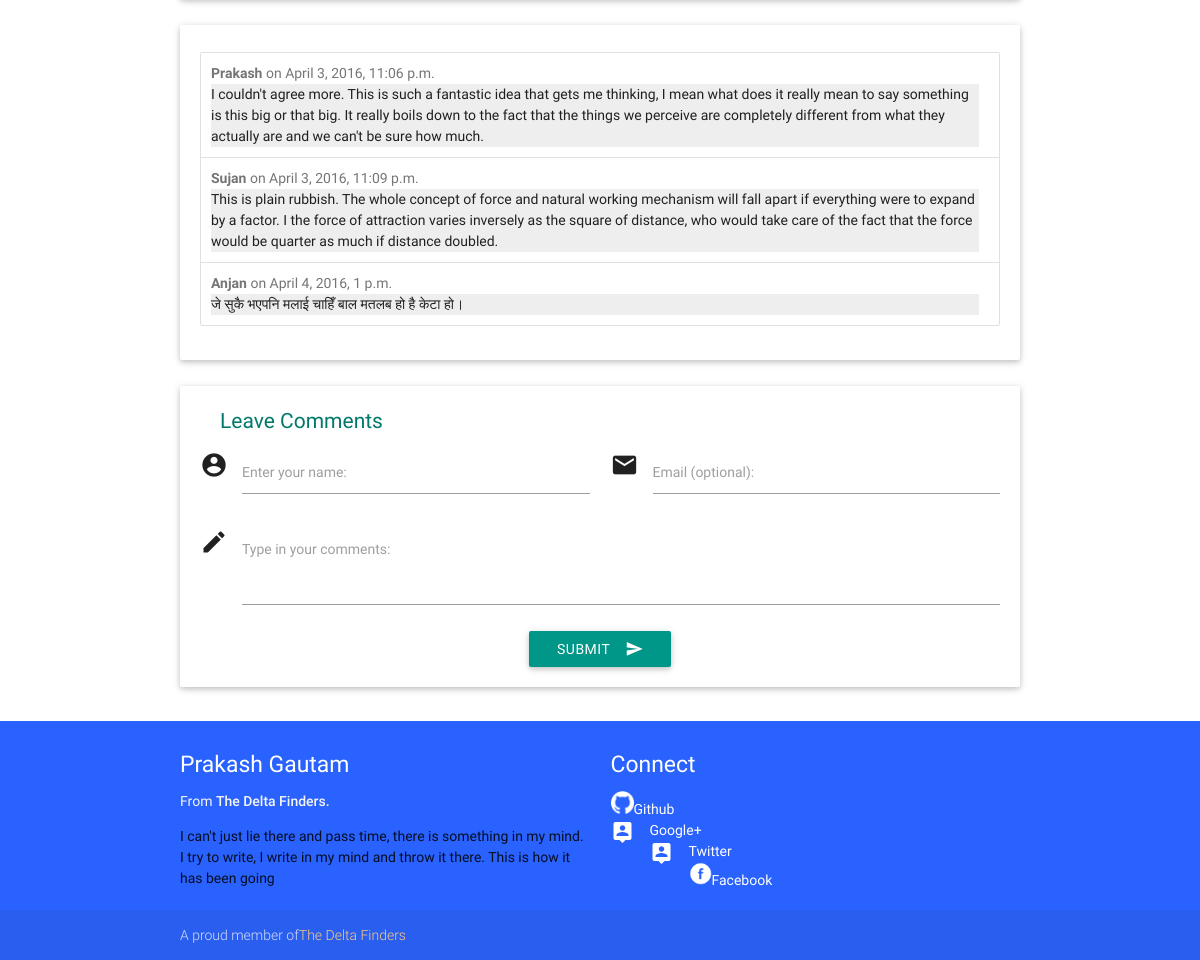
Page /blog/detail/scale-factor-trick (lower part) on the earlier database version.
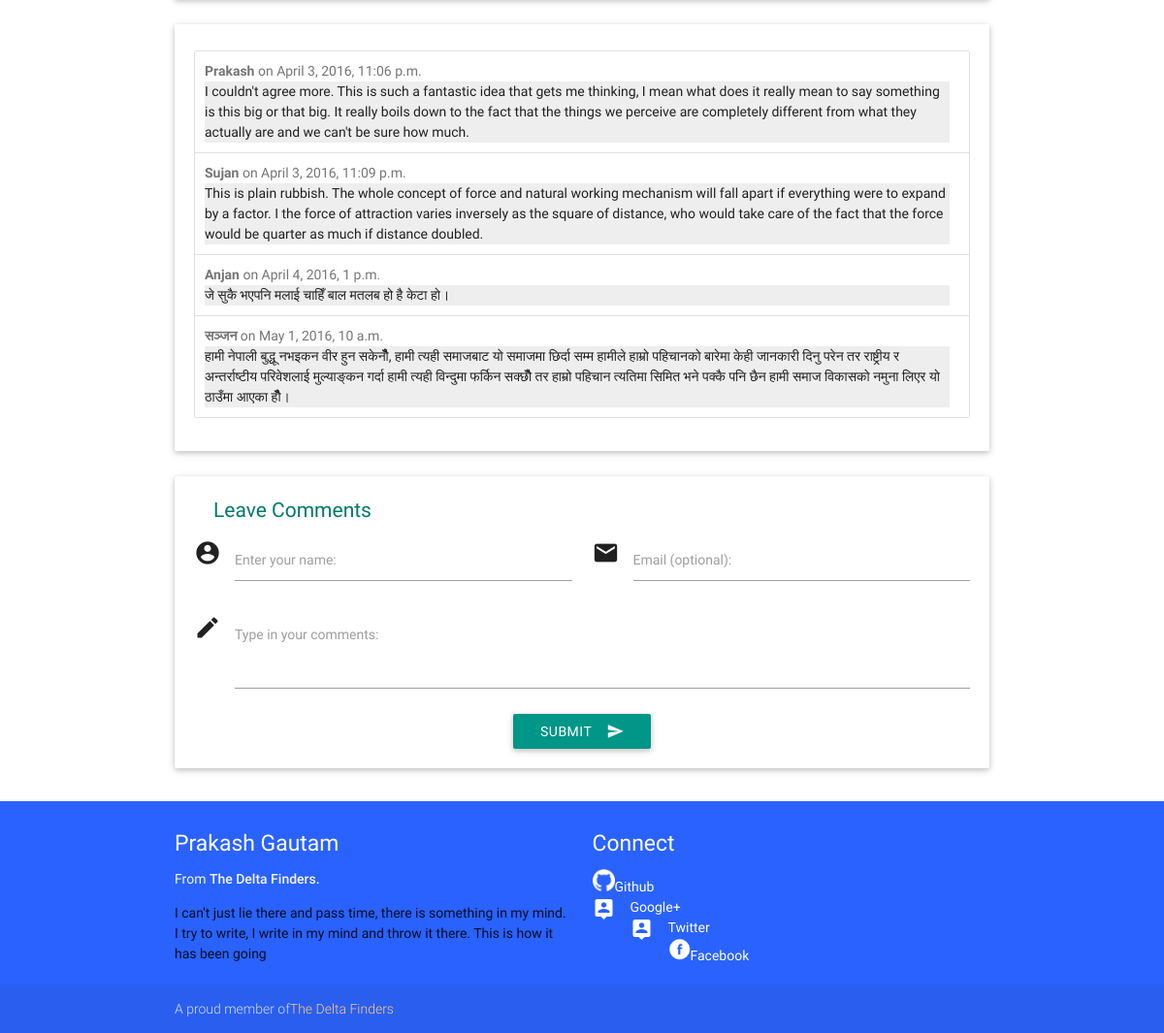
Same page on the later database version.
### Blog/models.py (models this page shows, shortened)
class Comment(models.Model):
    commenter = models.CharField(max_length=40)
    comment = models.TextField()
    postdate = models.DateTimeField(auto_now_add=True)
    blogpost = models.ForeignKey('BlogPost')

### Blog/views.py (the view, shortened to what this page needs)
# urls.py: url(r'^detail/(?P<pslug>[\w-]+)$', views.BlogDetail.as_view(), name='detail'),
class BlogDetail(View):
    def get(self,request,pslug):
        currentpost = get_object_or_404(BlogPost,slug=pslug)
        comments = Comment.objects.filter(blogpost=currentpost)
        template = loader.get_template('Blog/details.html')
        form = CommentForm()
        context = {
            'post' : currentpost,
            'form' : form,
            'comments' : comments,
        }
        return HttpResponse(template.render(context,request))

### Blog/forms.py
class CommentForm(forms.Form):
    commenter = forms.CharField(label='Enter your name', max_length = 100)
    email = forms.EmailField(label='Email (optional)')
    comment = forms.CharField(label='Type in your comments',
            widget=forms.Textarea(attrs =
        {'class':'materialize-textarea'}))

### Blog/models.py (called while the page is built)
    def __str__(self):
        return self.word

### Blog/templates/Blog/details.html (shortened to what this page needs)
{%extends "base.html" %}
{%load staticfiles %}
{%block bodycontent %}
<div class="container">
<div class="row">
    <div class="col l12 s12 m12">
    </div>
</div>
{% include "Blog/comment.html" %}
</div>
{%endblock bodycontent %}

### Blog/templates/Blog/comment.html (shortened to what this page needs)
{%block postedcomments %}
{%if comments %}
<div class="row">
  <div class="col s12">
    <div class="card">
      <div class="card-content">
        <ul class="collection">
        {% for comment in comments %}
           <li class="collection-item" style="padding-left: 10px;">
             <span class="grey-text text-darken-1">
                 <b>{{comment.commenter}}</b> on {{comment.postdate}}
             </span>
             <div class="grey lighten-3">
                 <div class="text-flow"> <p>{{comment.comment}}</p> </div>
             </div>
           </li>
        {%endfor %}
        </ul>
      </div>
    </div>
  </div>
</div>
{%endif%}
{%endblock postedcomments %}
{%block commentform%}
<div class="row">
  <div class="col s12">
    <div class="card">
      <div class="card-content">
        <div>
        <span class="card-content teal-text text-darken-2" style="font-size:1.5em">Leave Comments</span>
        </div>
        <form action="{% url 'blog:detail' pslug=post.slug %}" method="post">
           <div class="row">
             <div class="input-field col s6">
               <i class="material-icons prefix">account_circle</i>
               {{form.commenter}}
               {{form.commenter.label_tag}}
             </div>
             <div class="input-field col s6">
               <i class="material-icons prefix">email</i>
               {{form.email}}
               {{form.email.label_tag }}
             </div>
           </div>
           <div class="row">
           <div class="input-field col s12">
             <i class="material-icons prefix">mode_edit</i>
             {{form.comment}}
             {{form.comment.label_tag}}
           </div>
          </div>
          <div class="center-align">
          <button class="btn waves-effect waves-light teal" type="submit" name="submit">Submit
              <i class="material-icons right">send</i>
          </button>
          </div>
        </form>
      </div>
    </div>
  </div>
</div>
{%endblock commentform%}

Differences in the rows shown:
added Comment: commenter "सञ्जन", postdate "May 1, 2016, 10 a.m.", comment "हामी नेपाली बुद्धू नभइकन वीर हुन सकेनौँ, हामी त्यही समाजबाट यो समाजमा छिर्दा सम्म हामीले हाम्रो पहिचानको बारेमा केही जानकारी दिनु परेन तर राष्ट्रीय र अन्तर्राष्टीय परिवेशलाई मुल्याङ्कन गर्दा हामी त्यही विन्दुमा फर्किन सक्छौँ तर हाम्रो पहिचान त्यतिमा सिमित भने पक्कै पनि छैन हामी समाज विकासको नमुना लिएर यो ठाउँमा आएका हौँ।"
